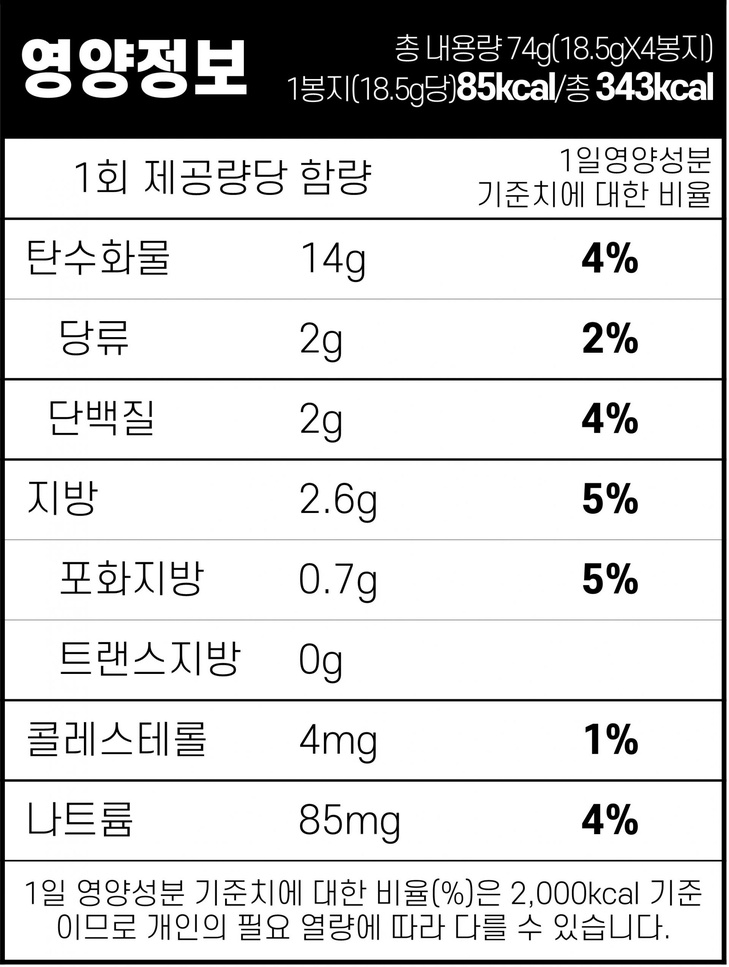
#> input picture AI/tesseract/test.jpg, 729 x 967 px, shrunk from 1920 x 2547 before the run, found by its file name
$ python removeline.py
#> lines starting #> are read from the running program, lines starting #| are printed output that depends on the picture; after the words box and inside, x2 and y2 are one past the last pixel; in counts of white or black regions, pixels touching at a corner belong together
import cv2


def remove_lines(image, colors):
    gray_image = cv2.cvtColor(image, cv2.COLOR_BGR2GRAY)
    bin_image = cv2.threshold(gray_image, 0, 255, cv2.THRESH_BINARY_INV + cv2.THRESH_OTSU)[1]

    h_contours = get_contours(bin_image, (25, 1))
    v_contours = get_contours(bin_image, (1, 25))

    for contour in h_contours:
        cv2.drawContours(image, [contour], -1, colors[0][0], 2)

    for contour in v_contours:
        cv2.drawContours(image, [contour], -1, colors[0][0], 2)

    return image


def get_contours(bin_image, initial_kernel):
    kernel = cv2.getStructuringElement(cv2.MORPH_RECT, initial_kernel)

    detected_lines = cv2.morphologyEx(bin_image, cv2.MORPH_OPEN, kernel, iterations=2)

    contours = cv2.findContours(detected_lines, cv2.RETR_EXTERNAL, cv2.CHAIN_APPROX_SIMPLE)
    contours = contours[0] if len(contours) == 2 else contours[1]

    return contours


img_file = "C:/Users/SSAFY/Documents/bogeun/pjt_2/S10P22D101/AI/tesseract/test.jpg"
img = cv2.imread(img_file)
#> img is the input picture: shape (967, 729, 3); min 0, max 255, mean 205.7
cv2.imwrite("out.jpg", remove_lines(img, [[0, 0, 0]]))
#> in remove_lines, `bin_image = cv2.threshold(gray_image, 0, 255, cv2.THRESH_BINARY_INV + ..`:
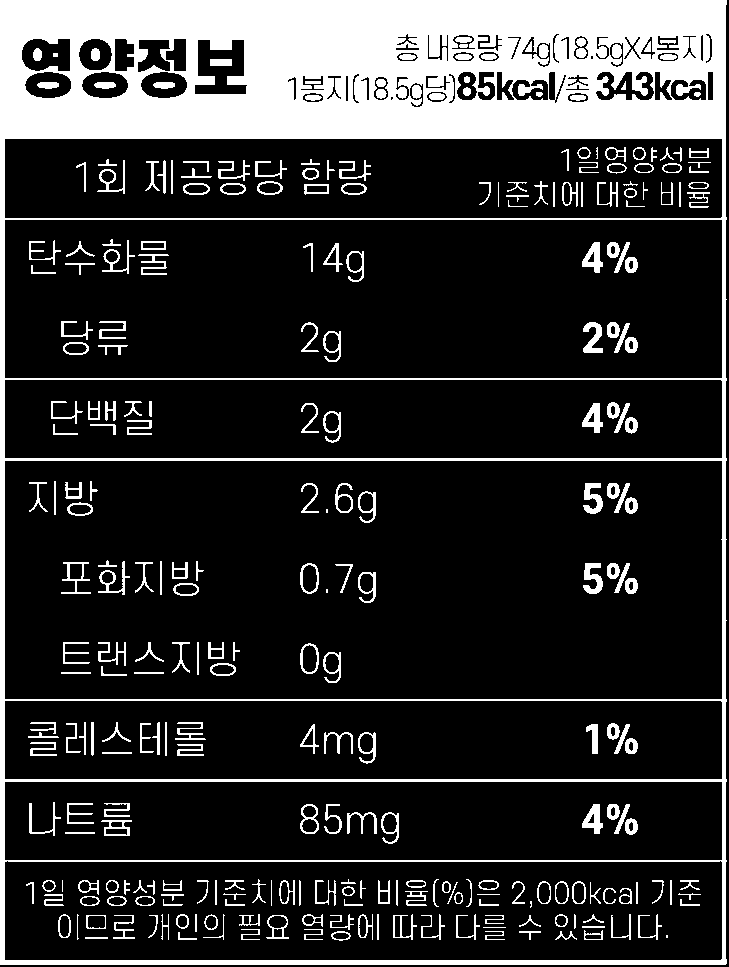
#> bin_image: shape (967, 729); 19.2% white; 292 white regions (6 under 20 px), largest, box (x1, y1, x2, y2) and area: (0, 0, 727, 965) 105290, (583, 563, 603, 594) 360, (583, 483, 603, 514) 357
#> in get_contours, `detected_lines = cv2.morphologyEx(bin_image, cv2.MORPH_OPEN, kernel, i..`:
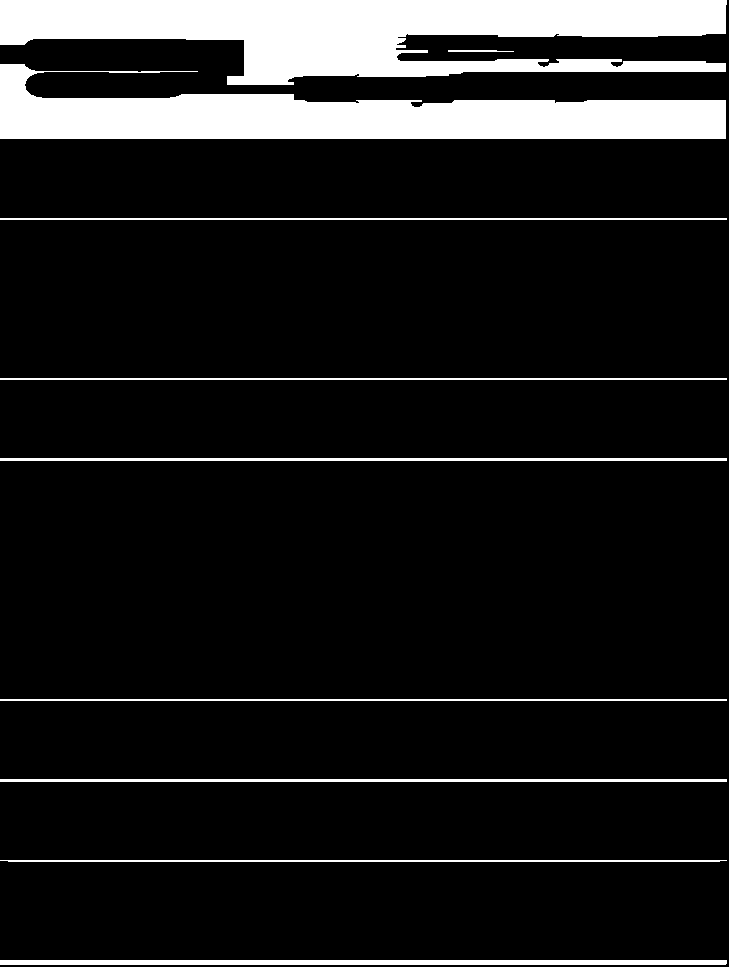
#> detected_lines: shape (967, 729); 11.7% white; 10 white regions
#> in get_contours, `contours = cv2.findContours(detected_lines, cv2.RETR_EXTERNAL, cv2.CHA..`: contours = 10 contours; largest, box (x1, y1, x2, y2) and area: (0, 0, 727, 85) 36755, (0, 64, 726, 139) 29306, (0, 960, 727, 965) 2904, (0, 779, 727, 782) 1452, (0, 458, 727, 461) 1452
#> in remove_lines, `h_contours = get_contours(bin_image, (25, 1))`: h_contours has the same summary as contours in get_contours
#> call 2 of get_contours, with initial_kernel = (1, 25)
#> in get_contours (call 2), `detected_lines = cv2.morphologyEx(bin_image, cv2.MORPH_OPEN, kernel, i..`:
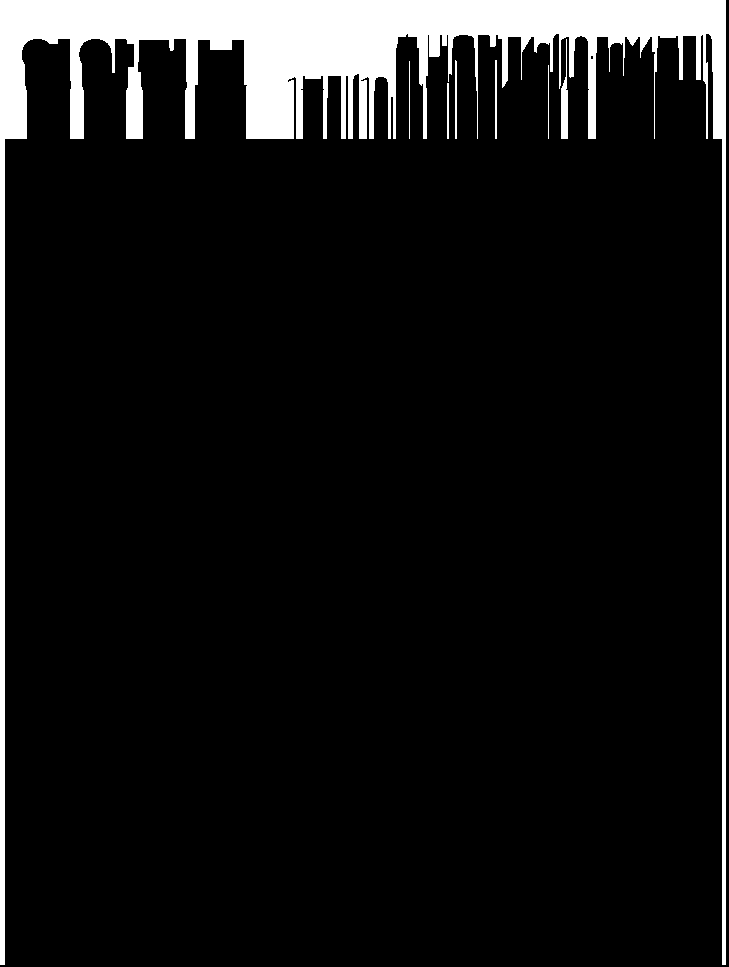
#> detected_lines: shape (967, 729); 8.5% white; 7 white regions
#> in get_contours (call 2), `contours = cv2.findContours(detected_lines, cv2.RETR_EXTERNAL, cv2.CHA..`: contours = 7 contours, 2 with area under 20; largest, box (x1, y1, x2, y2) and area: (0, 0, 726, 965) 54386, (561, 39, 568, 139) 326, (495, 60, 497, 139) 78, (455, 60, 457, 139) 78, (447, 83, 449, 139) 55
#> in remove_lines, `v_contours = get_contours(bin_image, (1, 25))`: v_contours has the same summary as contours in get_contours
#> the loop in remove_lines, `for contour in h_contours:` made 10 passes
#> contour on passes 3 to 7: [[0, 779], [0, 781], [726, 781], [726, 779]], [[0, 699], [0, 700], [726, 700], [726, 699]], [[0, 458], [0, 460], [726, 460], [726, 458]], [[0, 378], [0, 379], [726, 379], [726, 378]], [[0, 218], [0, 219], [726, 219], [726, 218]]
#> after the loop in remove_lines, `for contour in h_contours:`:
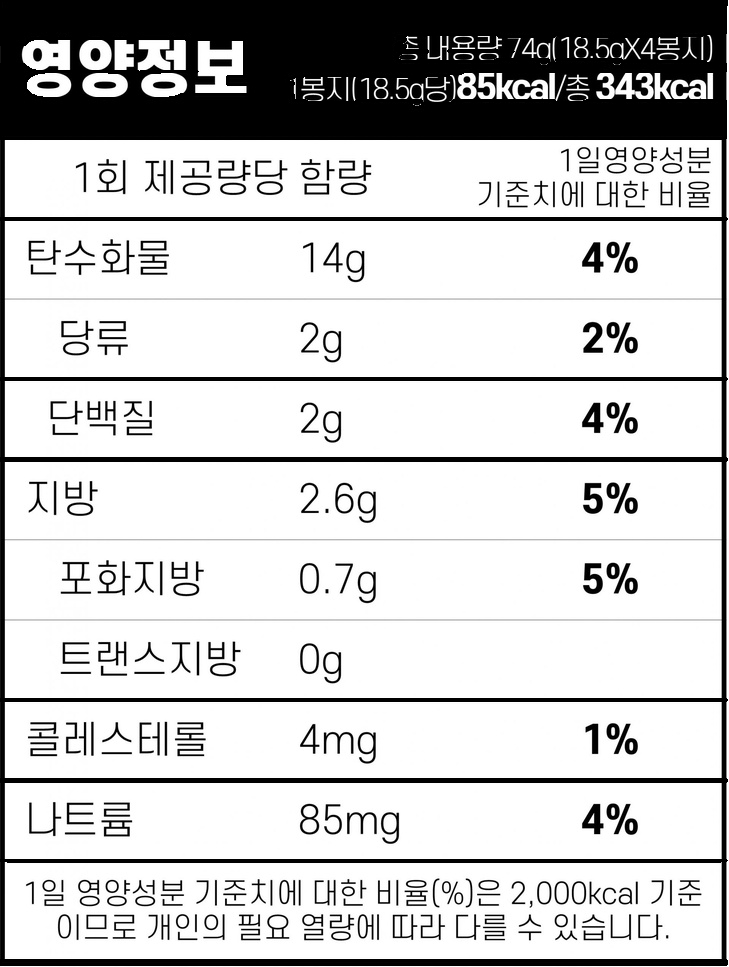
#> image: shape (967, 729, 3); 3.52% of pixels changed, all inside (x1, y1, x2, y2) = (0, 0, 728, 966)
#> the loop in remove_lines, `for contour in v_contours:` made 7 passes
#> contour on passes 1 to 5: [[447, 83], [447, 138], [448, 138], [448, 83]], [[548, 65], [548, 138]], [[409, 61], [409, 138]], [[495, 60], [495, 138], [496, 138], [496, 60]], [[455, 60], [455, 138], [456, 138], [456, 61]]
#> after the loop in remove_lines, `for contour in v_contours:`:
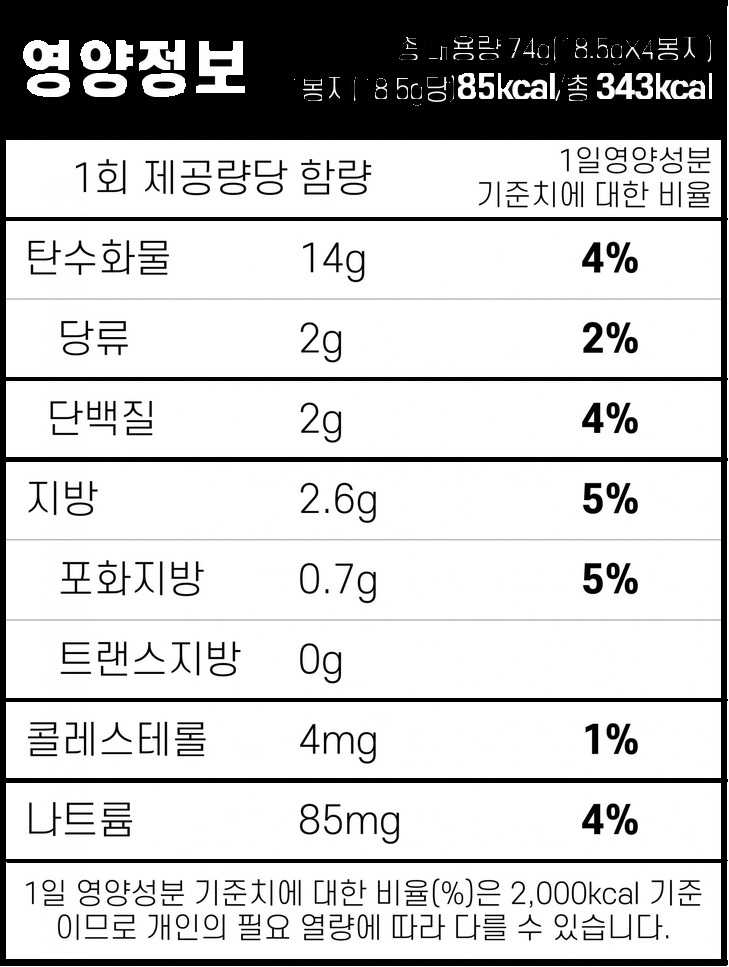
#> image: shape (967, 729, 3); 1.59% of pixels changed, all inside (x1, y1, x2, y2) = (0, 2, 727, 963)
